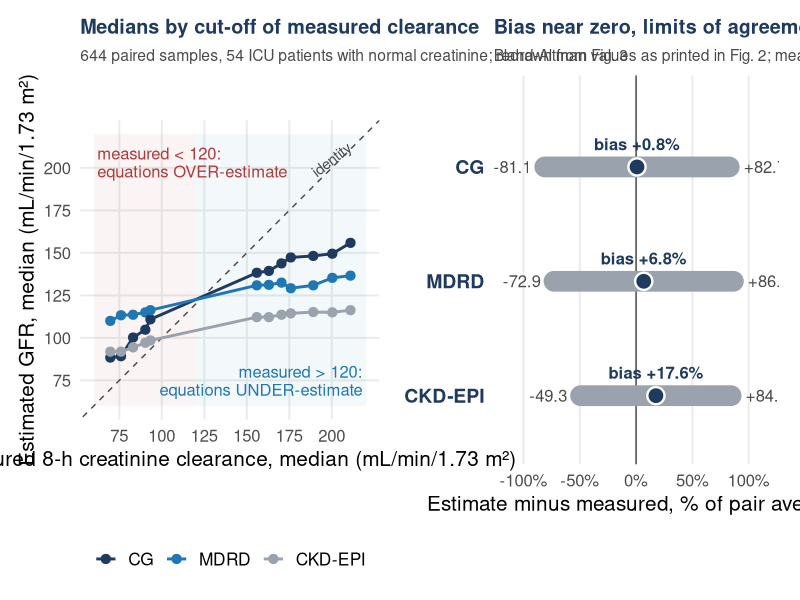

R code for this plot:
# =============================================================================
# Section 2 slide. Creatinine-based equations vs measured 8-h creatinine clearance
# in 54 ICU patients with normal serum creatinine, 644 paired samples
# (Baptista 2014, J Nephrol 27:403-410).
# Left:  medians by 12 nested cut-off subgroups of measured CLcr, digitised from
#        the published Fig. 3 at 300 dpi (bar-top detection; resolution ~0.3 mL/min;
#        values in figures/baptista2014_fig3_digitised.csv). Plotted as estimated
#        vs measured median against the identity line.
# Right: Bland-Altman bias and limits of agreement (% of the pair average) as
#        PRINTED on the published Fig. 2: CG 0.8 (-81.1 to +82.7); MDRD 6.8
#        (-72.9 to +86.4); CKD-EPI 17.6 (-49.3 to +84.4).
# Abstract: overall means 135.5 (8h-CLcr) vs 135.7 (CG); R = 0.2, 0.19, 0.34.
# =============================================================================
suppressPackageStartupMessages({library(dplyr); library(ggplot2); library(tidyr); library(patchwork)})
col_blue <- "#1f77b4"; col_grey <- "#9aa3ad"; col_navy <- "#1f3a5f"; col_dark <- "#4a4a4a"; col_red <- "#b03a3a"
base_theme <- function(bs = 17) theme_minimal(base_size = bs) + theme(panel.grid.minor = element_blank(), plot.title = element_text(face = "bold", color = col_navy, size = bs * 0.95), plot.subtitle = element_text(color = col_dark, size = bs * 0.75), plot.margin = margin(8, 10, 8, 8))

d <- read.csv("figures/baptista2014_fig3_digitised.csv") |>
  pivot_longer(c(CG, MDRD, CKDEPI), names_to = "eq", values_to = "est") |>
  mutate(eq = factor(recode(eq, CKDEPI = "CKD-EPI"), c("CG", "MDRD", "CKD-EPI")))
p1 <- ggplot(d, aes(CLCr, est, color = eq)) +
  annotate("rect", xmin = 60, xmax = 120, ymin = 60, ymax = 220, fill = col_red, alpha = 0.05) +
  annotate("rect", xmin = 120, xmax = 220, ymin = 60, ymax = 220, fill = col_blue, alpha = 0.05) +
  geom_abline(slope = 1, intercept = 0, color = col_dark, linetype = "dashed") +
  geom_line(linewidth = 1) + geom_point(size = 2.8) +
  annotate("text", x = 62, y = 212, label = "measured < 120:\nequations OVER-estimate", hjust = 0, vjust = 1, size = 4.2, color = col_red, lineheight = 0.9) +
  annotate("text", x = 218, y = 66, label = "measured > 120:\nequations UNDER-estimate", hjust = 1, vjust = 0, size = 4.2, color = col_blue, lineheight = 0.9) +
  annotate("text", x = 200, y = 205, label = "identity", angle = 38, size = 3.8, color = col_dark) +
  scale_color_manual(values = c("CG" = col_navy, "MDRD" = col_blue, "CKD-EPI" = col_grey), name = NULL) +
  scale_x_continuous(limits = c(60, 220), breaks = seq(75, 200, 25)) +
  scale_y_continuous(limits = c(60, 220), breaks = seq(75, 200, 25)) +
  coord_equal() +
  labs(x = "Measured 8-h creatinine clearance, median (mL/min/1.73 m\u00b2)",
       y = "Estimated GFR, median (mL/min/1.73 m\u00b2)",
       title = "Medians by cut-off of measured clearance",
       subtitle = "644 paired samples, 54 ICU patients with normal creatinine; redrawn from Fig. 3") +
  base_theme(15) + theme(legend.position = "bottom", legend.text = element_text(size = 12.5))

ba <- tibble(eq = factor(c("CG", "MDRD", "CKD-EPI"), rev(c("CG", "MDRD", "CKD-EPI"))),
             bias = c(0.8, 6.8, 17.6), lo = c(-81.1, -72.9, -49.3), hi = c(82.7, 86.4, 84.4))
p2 <- ggplot(ba, aes(y = eq)) +
  geom_vline(xintercept = 0, color = col_dark) +
  geom_segment(aes(x = lo, xend = hi, yend = eq), linewidth = 7, color = col_grey, lineend = "round") +
  geom_point(aes(x = bias), size = 5, shape = 21, fill = col_navy, color = "white", stroke = 1.2) +
  geom_text(aes(x = lo, label = sprintf("%.1f", lo)), hjust = 1.35, size = 4.2, color = col_dark) +
  geom_text(aes(x = hi, label = sprintf("+%.1f", hi)), hjust = -0.35, size = 4.2, color = col_dark) +
  geom_text(aes(x = bias, label = sprintf("bias %+.1f%%", bias)), vjust = -1.4, size = 4.2, color = col_navy, fontface = "bold") +
  scale_x_continuous(limits = c(-115, 115), breaks = seq(-100, 100, 50), labels = \(x) paste0(x, "%")) +
  scale_y_discrete(expand = expansion(add = c(0.6, 0.8))) +
  labs(x = "Estimate minus measured, % of pair average", y = NULL,
       title = "Bias near zero, limits of agreement \u00b180%",
       subtitle = "Bland-Altman values as printed in Fig. 2; mean 135.5 vs 135.7 (CG), R = 0.2") +
  base_theme(15) + theme(panel.grid.major.y = element_blank(), axis.text.y = element_text(size = 14, face = "bold", color = col_navy))
p <- p1 + p2 + plot_layout(widths = c(1.05, 1))
ggsave("figures/gfr_estimates_baptista.png", p, width = 13.5, height = 6.2, dpi = 200, bg = "white")
